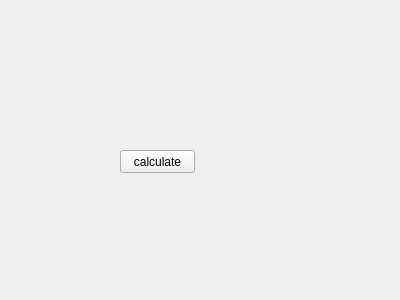
<?xml version="1.0" encoding="UTF-8"?>
<ui version="4.0">
 <class>Widget</class>
 <widget class="QWidget" name="Widget">
  <property name="geometry">
   <rect>
    <x>0</x>
    <y>0</y>
    <width>400</width>
    <height>300</height>
   </rect>
  </property>
  <property name="windowTitle">
   <string>Widget</string>
  </property>
  <widget class="QPushButton" name="pushButton">
   <property name="geometry">
    <rect>
     <x>120</x>
     <y>150</y>
     <width>75</width>
     <height>23</height>
    </rect>
   </property>
   <property name="text">
    <string>calculate</string>
   </property>
  </widget>
 </widget>
 <layoutdefault spacing="6" margin="11"/>
 <resources/>
 <connections/>
</ui>
